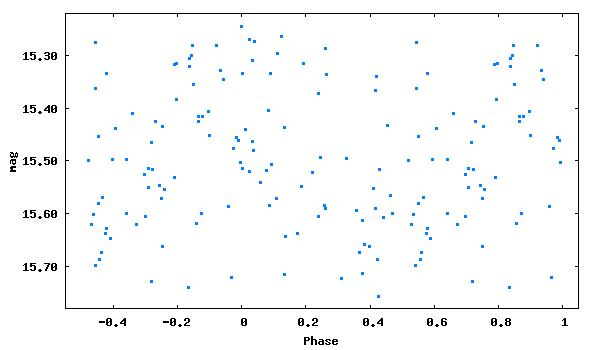

Reproduce this figure in gnuplot.
set term png size 600,350 medium
set colors classic
set output 'phase_lc_19.png'
set xlabel 'Phase'
set ylabel 'mag'
#set title 'JDmax = 2447477.22500 + 0.2419366 x E'
set format y '%5.2f'
plot [-0.55:1.05][15.78:15.22] "phase_lc_19.dat" linecolor 3 pointtype 5 pointsize 0.3 title ""
